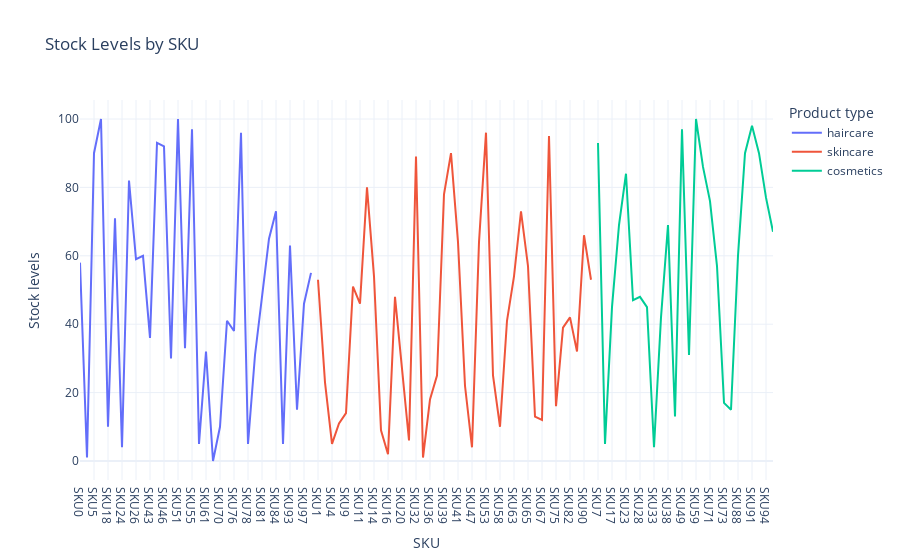

The notebook cell saved with this chart:
### Code cell
fig = px.line(df, x='SKU', y='Stock levels', color='Product type', title='Stock Levels by SKU')
fig.show()

### Figure 1 — Plotly figure (JSON) as saved in the notebook; plotly's stock layout.template omitted (floating-point values rounded to 4 significant figures)
{"data": [{"hovertemplate": "Product type=haircare<br>SKU=%{x}<br>Stock levels=%{y}<extra></extra>", "legendgroup": "haircare", "line": {"color": "#636efa", "dash": "solid"}, "marker": {"symbol": "circle"}, "mode": "lines", "name": "haircare", "orientation": "v", "showlegend": true, "type": "scatter", "x": ["SKU0", "SKU2", "SKU5", "SKU12", "SKU18", "SKU22", "SKU24", "SKU25", "SKU26", "SKU30", "SKU43", "SKU45", "SKU46", "SKU48", "SKU51", "SKU54", "SKU55", "SKU57", "SKU61", "SKU68", "SKU70", "SKU74", "SKU76", "SKU77", "SKU78", "SKU79", "SKU81", "SKU83", "SKU84", "SKU87", "SKU93", "SKU95", "SKU97", "SKU99"], "xaxis": "x", "y": [58, 1, 90, 100, 10, 71, 4, 82, 59, 60, 36, 93, 92, 30, 100, 33, 97, 5, 32, 0, 10, 41, 38, 96, 5, 31, 48, 65, 73, 5, 63, 15, 46, 55], "yaxis": "y"}, {"hovertemplate": "Product type=skincare<br>SKU=%{x}<br>Stock levels=%{y}<extra></extra>", "legendgroup": "skincare", "line": {"color": "#EF553B", "dash": "solid"}, "marker": {"symbol": "circle"}, "mode": "lines", "name": "skincare", "orientation": "v", "showlegend": true, "type": "scatter", "x": ["SKU1", "SKU3", "SKU4", "SKU6", "SKU9", "SKU10", "SKU11", "SKU13", "SKU14", "SKU15", "SKU16", "SKU19", "SKU20", "SKU31", "SKU32", "SKU34", "SKU36", "SKU37", "SKU39", "SKU40", "SKU41", "SKU42", "SKU47", "SKU52", "SKU53", "SKU56", "SKU58", "SKU60", "SKU63", "SKU64", "SKU65", "SKU66", "SKU67", "SKU69", "SKU75", "SKU80", "SKU82", "SKU86", "SKU90", "SKU98"], "xaxis": "x", "y": [53, 23, 5, 11, 14, 51, 46, 80, 54, 9, 2, 48, 27, 6, 89, 1, 18, 25, 78, 90, 64, 22, 4, 64, 96, 25, 10, 41, 54, 73, 57, 13, 12, 95, 16, 39, 42, 32, 66, 53], "yaxis": "y"}, {"hovertemplate": "Product type=cosmetics<br>SKU=%{x}<br>Stock levels=%{y}<extra></extra>", "legendgroup": "cosmetics", "line": {"color": "#00cc96", "dash": "solid"}, "marker": {"symbol": "circle"}, "mode": "lines", "name": "cosmetics", "orientation": "v", "showlegend": true, "type": "scatter", "x": ["SKU7", "SKU8", "SKU17", "SKU21", "SKU23", "SKU27", "SKU28", "SKU29", "SKU33", "SKU35", "SKU38", "SKU44", "SKU49", "SKU50", "SKU59", "SKU62", "SKU71", "SKU72", "SKU73", "SKU85", "SKU88", "SKU89", "SKU91", "SKU92", "SKU94", "SKU96"], "xaxis": "x", "y": [93, 5, 45, 69, 84, 47, 48, 45, 4, 42, 69, 13, 97, 31, 100, 86, 76, 57, 17, 15, 60, 90, 98, 90, 77, 67], "yaxis": "y"}], "layout": {"legend": {"title": {"text": "Product type"}, "tracegroupgap": 0}, "title": {"text": "Stock Levels by SKU"}, "xaxis": {"anchor": "y", "domain": [0, 1], "title": {"text": "SKU"}}, "yaxis": {"anchor": "x", "domain": [0, 1], "title": {"text": "Stock levels"}}}}
